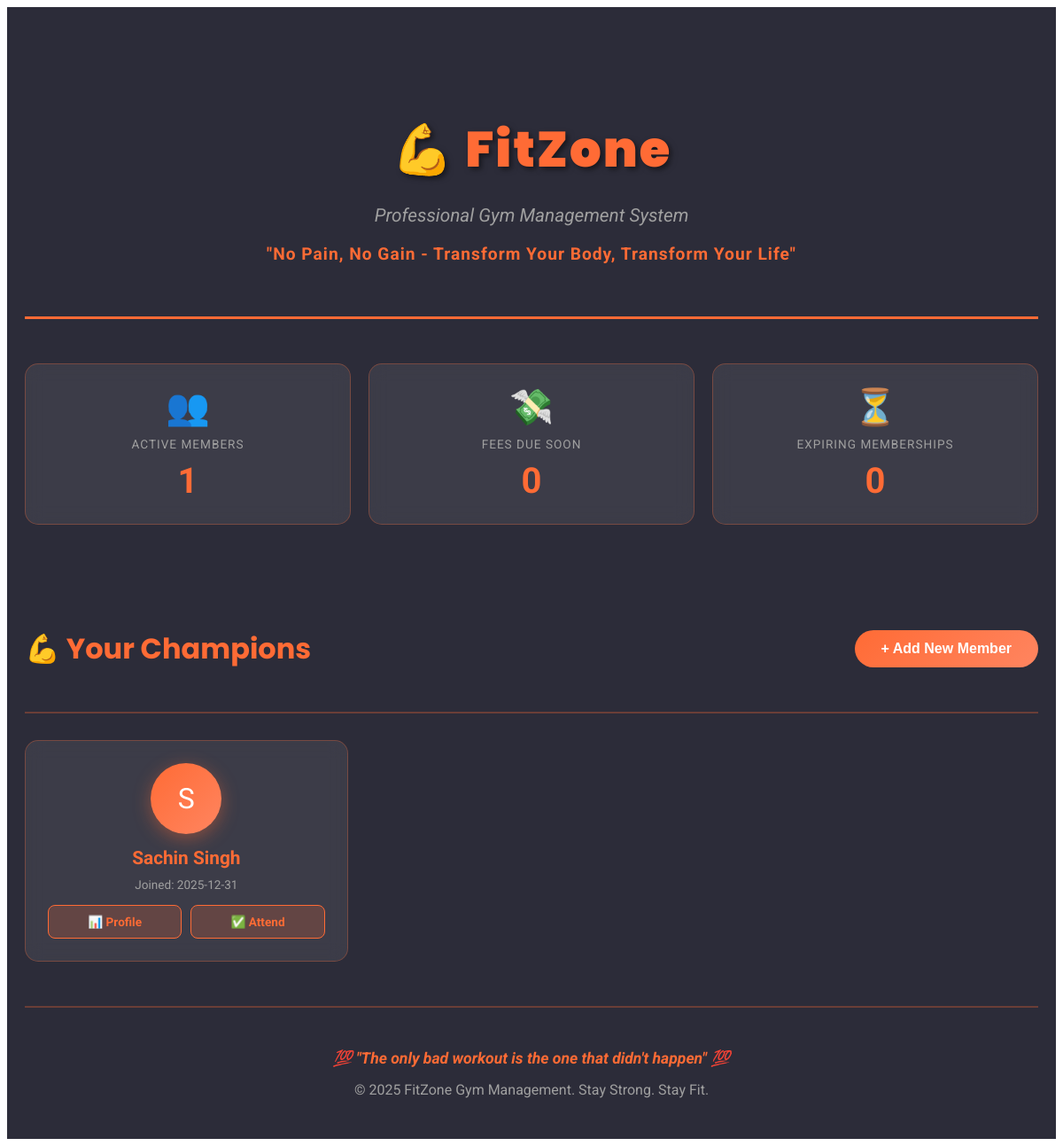
Before: / with the older database file.
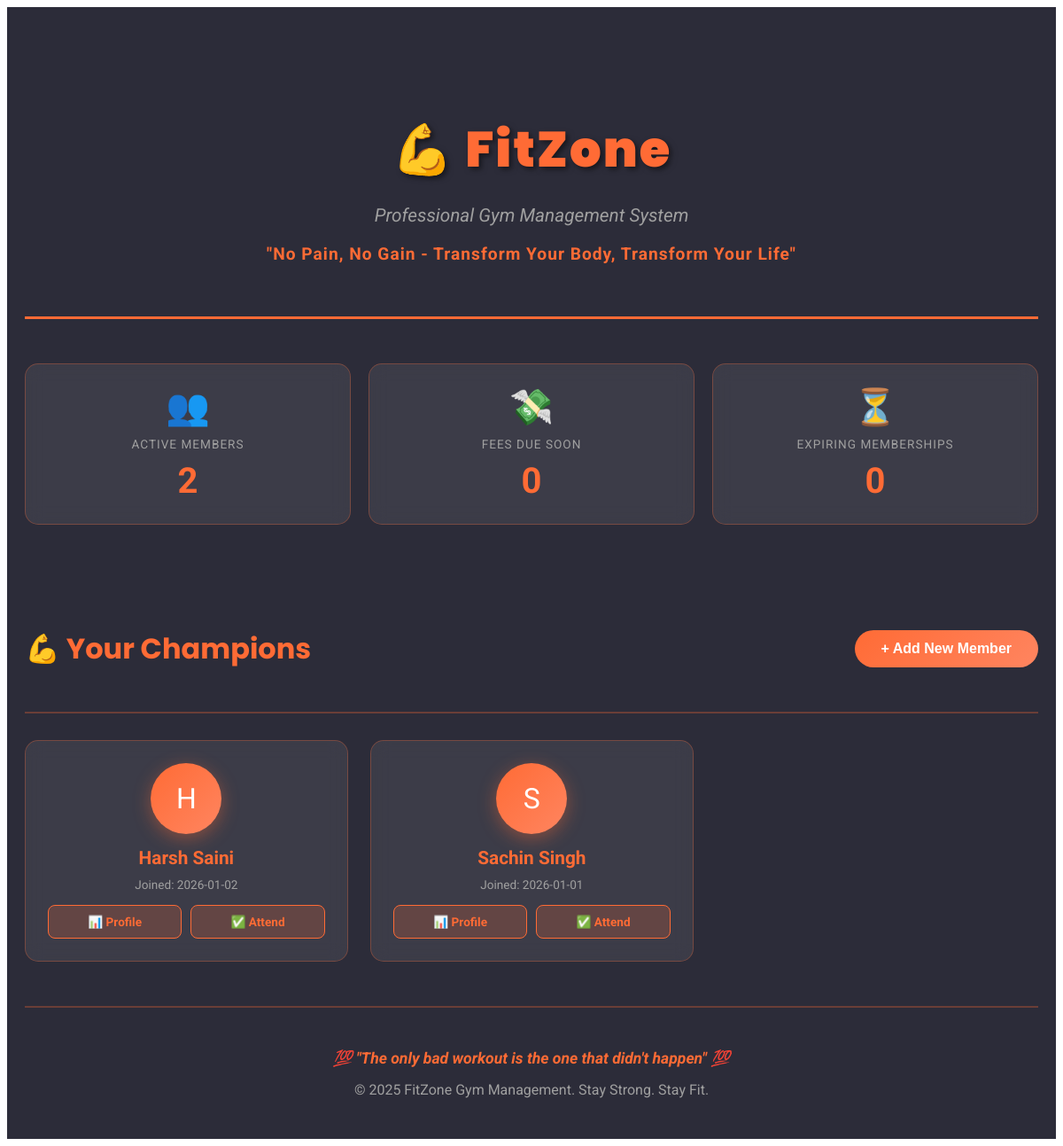
After: the same page with the newer database file.
### tables this page shows
CREATE TABLE members (
            id INTEGER PRIMARY KEY AUTOINCREMENT,
            name TEXT UNIQUE,
            phone TEXT,
            email TEXT,
            join_date TEXT,
            start_weight REAL,
            status TEXT DEFAULT 'active'
        );

### app.py (the view)
@app.route("/")
def index():
    today = datetime.now().strftime("%Y-%m-%d")
    with get_db() as db:
        members = db.execute(
            "SELECT * FROM members WHERE status='active' ORDER BY name"
        ).fetchall()
        reminders = db.execute("""
            SELECT m.id, m.name, f.next_due, f.amount
            FROM fees f JOIN members m ON f.member_id=m.id
            WHERE f.paid_status='pending'
            AND f.next_due BETWEEN date(?, '+2 day') AND date(?, '+3 day')
        """, (today, today)).fetchall()
        overdue = db.execute("""
            SELECT m.id, m.name, f.next_due, f.amount
            FROM fees f JOIN members m ON f.member_id=m.id
            WHERE f.paid_status='pending' AND f.next_due < ?
        """, (today,)).fetchall()
    return render_template("index.html",
                           members=members,
                           reminders=reminders,
                           overdue=overdue)

### app.py (called while the page is built)
def get_db():
    conn = sqlite3.connect(DB_NAME)
    conn.row_factory = sqlite3.Row
    return conn

### templates/index.html (shortened to what this page needs)
<!DOCTYPE html>
<html lang="en">
<head>
</head>
<body>
    <div class="container">
        <header>
            <h1>💪 FitZone</h1>
            <p class="tagline">Professional Gym Management System</p>
            <p class="motto">"No Pain, No Gain - Transform Your Body, Transform Your Life"</p>
        </header>
        <div class="stats-grid">
            <div class="stat-card" id="activeMembersCard" style="cursor:pointer">
                <div class="stat-icon">👥</div>
                <div class="stat-label">Active Members</div>
                <div class="stat-value">{{ members|length }}</div>
            </div>
            <div class="stat-card" id="feesDueCard" style="cursor:pointer">
                <div class="stat-icon">💸</div>
                <div class="stat-label">Fees Due Soon</div>
                <div class="stat-value">{{ reminders|length }}</div>
            </div>
            <div class="stat-card" id="expiringCard" style="cursor:pointer">
                <div class="stat-icon">⏳</div>
                <div class="stat-label">Expiring Memberships</div>
                <div class="stat-value">{{ expiring|length if expiring is defined else 0 }}</div>
            </div>
        </div>
        <div class="members-header">
            <h2>💪 Your Champions</h2>
            <button class="add-member-btn" onclick="openModal()">+ Add New Member</button>
        </div>
        <div class="members-grid" id="membersList">
            {% for member in members %}
            <div class="member-card">
                <div class="member-avatar">{{ member[1][0].upper() }}</div>
                <div class="member-name">{{ member[1] }}</div>
                <div class="member-join">Joined: {{ member[4] }}</div>
                <div class="member-actions">
                    <a href="/member/{{ member[0] }}" class="btn-small">📊 Profile</a>
                    <a href="/attendance/{{ member[0] }}" class="btn-small">✅ Attend</a>
                </div>
            </div>
            {% endfor %}
        </div>
        <footer>
            <p class="motivation">💯 "The only bad workout is the one that didn't happen" 💯</p>
            <p>&copy; 2025 FitZone Gym Management. Stay Strong. Stay Fit.</p>
        </footer>
    </div>
</body>
</html>

Changed rows visible on the page:
added members: name "H", name "Harsh Saini", join_date "2026-01-02"
changed members "Sachin Singh": join_date "2025-12-31" → "2026-01-01"
Other visible differences:
{{ members|length }}: "1" → "2"
